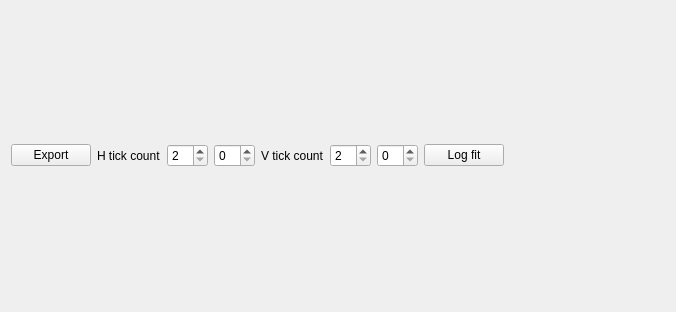
<?xml version="1.0" encoding="UTF-8"?>
<ui version="4.0">
 <class>DataChart</class>
 <widget class="QWidget" name="DataChart">
  <property name="geometry">
   <rect>
    <x>0</x>
    <y>0</y>
    <width>676</width>
    <height>312</height>
   </rect>
  </property>
  <property name="windowTitle">
   <string>Form</string>
  </property>
  <layout class="QGridLayout" name="gridLayout">
   <item row="0" column="1">
    <widget class="QLabel" name="hTickCountLabel">
     <property name="text">
      <string>H tick count</string>
     </property>
    </widget>
   </item>
   <item row="0" column="0">
    <widget class="QPushButton" name="exportButton">
     <property name="text">
      <string>Export</string>
     </property>
    </widget>
   </item>
   <item row="0" column="6">
    <widget class="QSpinBox" name="vMinorTickCountSpinBox"/>
   </item>
   <item row="0" column="4">
    <widget class="QLabel" name="vTickCountLabel">
     <property name="text">
      <string>V tick count</string>
     </property>
    </widget>
   </item>
   <item row="0" column="2">
    <widget class="QSpinBox" name="hTickCountSpinBox">
     <property name="minimum">
      <number>2</number>
     </property>
    </widget>
   </item>
   <item row="0" column="8">
    <spacer name="horizontalSpacer">
     <property name="orientation">
      <enum>Qt::Horizontal</enum>
     </property>
     <property name="sizeHint" stdset="0">
      <size>
       <width>40</width>
       <height>20</height>
      </size>
     </property>
    </spacer>
   </item>
   <item row="0" column="3">
    <widget class="QSpinBox" name="hMinorTickCountSpinBox"/>
   </item>
   <item row="0" column="5">
    <widget class="QSpinBox" name="vTickCountSpinBox">
     <property name="minimum">
      <number>2</number>
     </property>
    </widget>
   </item>
   <item row="0" column="7">
    <widget class="QPushButton" name="logFitButton">
     <property name="text">
      <string>Log fit</string>
     </property>
    </widget>
   </item>
  </layout>
 </widget>
 <resources/>
 <connections/>
</ui>
